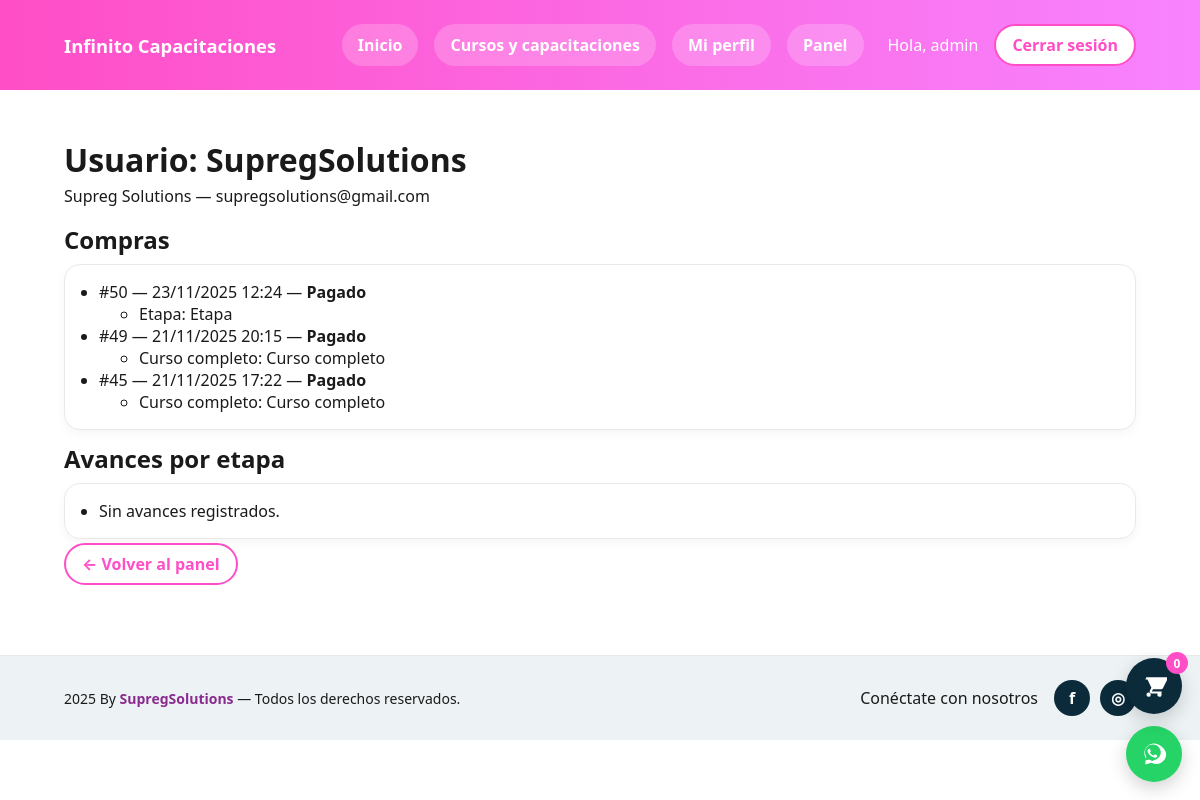
The app's page /panel-admin/usuario/4/ (signed in) with its own data.
### lms/models.py (models this page shows, shortened)
class TimeStamped(models.Model):
    created_at = models.DateTimeField(auto_now_add=True)
    updated_at = models.DateTimeField(auto_now=True)
    class Meta:
        abstract = True

class Purchase(TimeStamped):
    STATUS = (
        ('pending', 'Pending'),
        ('paid', 'Paid'),
        ('failed', 'Failed'),
        ('refunded', 'Refunded'),
    )
    PAYMENT_METHODS = (
        ('mp', 'Mercado Pago'),
        ('transfer', 'Transferencia'),
    )
    user = models.ForeignKey(User, related_name='purchases', on_delete=models.CASCADE)
    status = models.CharField(max_length=10, choices=STATUS, default='pending')
    external_ref = models.CharField(max_length=120, blank=True)  # ID MercadoPago/Stripe
    total_ars = models.DecimalField(max_digits=12, decimal_places=2, default=0)
    payment_method = models.CharField(
        max_length=12, choices=PAYMENT_METHODS, blank=True, default='',
        help_text="Método elegido por el usuario en el checkout."
    )
    transfer_receipt = models.FileField(
        upload_to='receipts/', null=True, blank=True,
        help_text="Comprobante de pago en caso de transferencia."
    )

class PurchaseItem(TimeStamped):
    TYPE = (
        ('stage', 'Stage'),
        ('bundle', 'Bundle'),
    )
    purchase = models.ForeignKey(Purchase, related_name='items', on_delete=models.CASCADE)
    type = models.CharField(max_length=10, choices=TYPE)
    stage = models.ForeignKey(Stage, null=True, blank=True, on_delete=models.CASCADE)
    bundle = models.ForeignKey(Bundle, null=True, blank=True, on_delete=models.CASCADE)
    price_ars = models.DecimalField(max_digits=12, decimal_places=2)

class Stage(TimeStamped):
    course = models.ForeignKey(Course, related_name='stages', on_delete=models.CASCADE)
    title = models.CharField(max_length=200)
    slug = models.SlugField()
    order = models.PositiveIntegerField(default=1)
    price_ars = models.DecimalField(max_digits=12, decimal_places=2)
    pdf_url = models.URLField(blank=True)
    class Meta:
        unique_together = ('course', 'slug')
        ordering = ['order']

class Bundle(TimeStamped):
    course = models.ForeignKey(Course, related_name='bundles', on_delete=models.CASCADE)
    title = models.CharField(max_length=200)
    price_ars = models.DecimalField(max_digits=12, decimal_places=2)
    stages = models.ManyToManyField(Stage, related_name='bundles')

### lms/views.py (the view)
# urls.py: path("panel-admin/usuario/<int:user_id>/", views.admin_user_detail, name="admin_user_detail"),
@user_passes_test(_is_staff)
def admin_user_detail(request, user_id: int):
    UserModel = get_user_model()
    the_user = get_object_or_404(UserModel, pk=user_id)
    purchases = (Purchase.objects.filter(user=the_user)
                 .prefetch_related("items", "items__stage", "items__bundle")
                 .order_by("-created_at"))
    progresses = (StageProgress.objects.filter(user=the_user)
                  .select_related("stage", "stage__course")
                  .order_by("-updated_at", "-passed_at"))
    return render(request, "lms/admin_user_detail.html", {
        "the_user": the_user,
        "purchases": purchases,
        "progresses": progresses,
    })

### lms/views.py (called while the page is built)
def _is_staff(u):
    return u.is_authenticated and u.is_staff

### lms/templates/lms/admin_user_detail.html (shortened to what this page needs)
{% extends "lms/base.html" %}
{% block content %}
<h1 style="margin:0 0 8px">Usuario: {{ the_user.username }}</h1>
<p class="muted" style="margin-top:-4px">{{ the_user.get_full_name|default:'(sin nombre)' }} — {{ the_user.email }}</p>
<h2 style="margin:12px 0 8px">Compras</h2>
<div class="card">
  <ul style="margin:0;padding-left:18px">
    {% for p in purchases %}
      <li>
        #{{ p.id }} — {{ p.created_at|date:"d/m/Y H:i" }} —
        {% if p.status == 'paid' %}<strong>Pagado</strong>{% else %}{{ p.status|default:"pendiente" }}{% endif %}
        <ul>
          {% for it in p.items.all %}
            <li>
              {% if it.stage %} Etapa: {{ it.stage.title }}
              {% elif it.bundle %} Curso completo: {{ it.bundle.title }}
              {% else %} Item{% endif %}
            </li>
          {% endfor %}
        </ul>
      </li>
    {% empty %}
      <li class="muted">Sin compras.</li>
    {% endfor %}
  </ul>
</div>
<h2 style="margin:12px 0 8px">Avances por etapa</h2>
<div class="card">
  <ul style="margin:0;padding-left:18px">
    {% for s in progresses %}
      <li>
        {{ s.stage.course.title }} — {{ s.stage.title }}:
        {% if s.passed %}Aprobada{% else %}En progreso{% endif %}
        {% if s.score %}(score: {{ s.score }}){% endif %}
      </li>
    {% empty %}
      <li class="muted">Sin avances registrados.</li>
    {% endfor %}
  </ul>
</div>
<p style="margin-top:14px"><a class="btn-outline" href="{% url 'lms:admin_panel' %}">← Volver al panel</a></p>
{% endblock %}

### lms/templates/lms/base.html (shortened to what this page needs)
<!doctype html>
<html lang="es">
<head>
</head>
<body>
  <header>
    <div class="container" style="display:flex;gap:16px;align-items:center;justify-content:space-between;">
      <div style="display:flex;gap:12px;align-items:center;">
        <strong style="font-size:1.15rem; color:#fff">Infinito Capacitaciones</strong>
      </div>
      <nav id="main-nav" aria-label="Principal">
  <div class="nav-list">
    <a href="{% url 'lms:home' %}" class="btn secondary">Inicio</a>
    <a href="{% url 'lms:catalog' %}" class="btn secondary">Cursos y capacitaciones</a>
    {% if request.user.is_authenticated %}
      <a href="{% url 'lms:profile' %}" class="btn secondary">Mi perfil</a>
      {% if request.user.is_staff %}
        <a href="{% url 'lms:admin_panel' %}" class="btn secondary">Panel</a>
      {% endif %}
      <span style="color:#fff; margin-left:8px">Hola, {{ request.user.username }}</span>
      <a href="{% url 'lms:logout' %}" class="btn btn-outline">Cerrar sesión</a>
    {% else %}
      <a href="{% url 'lms:signup' %}" class="btn" aria-label="Crear cuenta">Crear cuenta</a>
      <a href="{% url 'login' %}" class="btn btn-outline" aria-label="Iniciar sesión">Login</a>
    {% endif %}
  </div>
</nav>
    </div>
  </header>
  <main>
    <div class="container">
      {% block content %}{% endblock %}
    </div>
  </main>
  <footer>
    <div class="container footer-row">
      <div class="footer-left">
        {% now "Y" %} By <a href="https://supregsolutions.com" target="_blank" style="color:#8a2b8f;font-weight:700">SupregSolutions</a> — Todos los derechos reservados.
      </div>
      <div class="social">
        <span class="muted" style="margin-right:6px">Conéctate con nosotros</span>
        <a href="https://www.facebook.com/" target="_blank" aria-label="Facebook">f</a>
        <a href="https://www.instagram.com/" target="_blank" aria-label="Instagram">◎</a>
      </div>
    </div>
  </footer>
  <a class="wa-fab" href="https://wa.me/5491123456789?text=Hola%20Infinito%2C%20quiero%20informaci%C3%B3n%20sobre%20los%20cursos" target="_blank" aria-label="WhatsApp">
  </a>
  {% include "lms/_cart_fab.html" %}
</body>
</html>

### lms/templates/lms/base.html (style rules this page uses)
:root { --color-principal: #ff4ec6; --color-gradiente: linear-gradient(to right, #ff4ec6, #f883ff); --color-fondo: #ffffff; --color-texto: #1a1a1a; --color-boton: #ff4ec6; --color-boton-hover: #e042b3; --color-secundario: #f1f1f1; --maxw: 1120px; --radius: 16px; --line: #e9e9e9; --bg-pattern: url('https://infinitocapacitaciones.com/wp-content/uploads/2025/05/1920-x-1080-PROBAR-scaled.jpg'); --bg-opacity: 0.12; --bg-size: cover; }
* { box-sizing: border-box; }
body { font-family: system-ui, -apple-system, Segoe UI, Roboto, Arial, sans-serif; margin: 0; background: var(--color-fondo); color: var(--color-texto); position: relative; }
body::before { content:""; position: fixed; inset: 0; z-index: -1; background-image: var(--bg-pattern); background-repeat: no-repeat; background-size: var(--bg-size); background-position: center; opacity: var(--bg-opacity); pointer-events: none; }
.container { max-width: var(--maxw); margin: 0 auto; padding: 24px; }
header { background: var(--color-gradiente); color: white; }
a { color: var(--color-texto); text-decoration: none; }
.btn { background: var(--color-boton); color: white; padding: 10px 16px; border: none; border-radius: 999px; font-weight: 700; text-decoration: none; transition: background .2s ease; display: inline-block; }
.btn.secondary { background: #ffffff33; color: white; }
.btn-outline { background: white; color: var(--color-boton); border: 2px solid var(--color-boton); padding: 8px 16px; border-radius: 999px; font-weight: 700; transition: all .2s ease; }
.card { background: white; border: 1px solid var(--line); border-radius: var(--radius); padding: 16px; box-shadow: 0 4px 10px rgba(0,0,0,.04); }
main { padding: 24px 0 40px; }
footer { background:#edf3f5; border-top:1px solid var(--line); }
.footer-row { display:flex;align-items:center;justify-content:space-between;gap:16px;flex-wrap:wrap }
.footer-left { font-size:14px }
.social { display:flex;align-items:center;gap:10px }
.social a { width:36px;height:36px;border-radius:50%; display:inline-flex;align-items:center;justify-content:center; background:#0b2a3a;color:#fff;font-weight:800; }
.wa-fab { position:fixed;right:18px;bottom:18px;z-index:9998; width:56px;height:56px;border-radius:50%; background:#25D366; box-shadow:0 6px 18px rgba(0,0,0,.18); display:flex;align-items:center;justify-content:center; }
.wa-fab svg { width:28px;height:28px;fill:#fff;display:block }
@media (min-width: 901px) { nav#main-nav .nav-list { display:flex; align-items:center; gap:16px; } }

### records on screen
Purchase: id "50", created_at "23/11/2025 12:24", status "Pagado"
PurchaseItem: stage "Etapa"
Purchase: id "49", created_at "21/11/2025 20:15", status "Pagado"
PurchaseItem: bundle "Curso completo"
Purchase: id "45", created_at "21/11/2025 17:22", status "Pagado"
PurchaseItem: bundle "Curso completo"

### other values on screen
{{ request.user.username }} "admin"
{{ the_user.username }} "SupregSolutions"
{{ the_user.get_full_name|default:'(sin nombre)' }} "Supreg Solutions"
{{ the_user.email }} "supregsolutions@gmail.com"
{{ count|default:0 }} "0"
